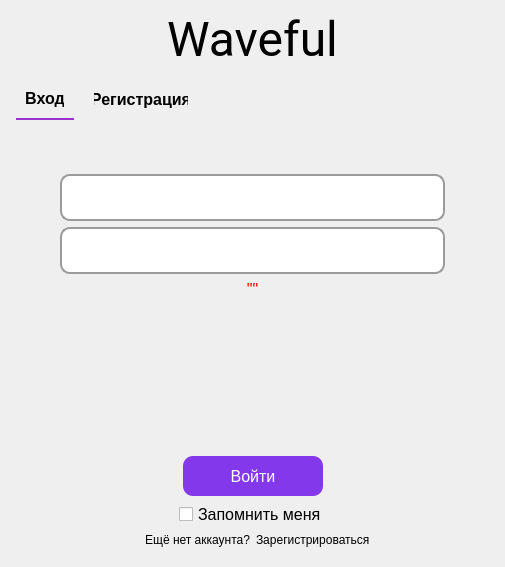
<?xml version="1.0" encoding="UTF-8"?>
<ui version="4.0">
 <class>Form</class>
 <widget class="QWidget" name="Form">
  <property name="geometry">
   <rect>
    <x>0</x>
    <y>0</y>
    <width>505</width>
    <height>567</height>
   </rect>
  </property>
  <property name="sizePolicy">
   <sizepolicy hsizetype="Preferred" vsizetype="Preferred">
    <horstretch>0</horstretch>
    <verstretch>0</verstretch>
   </sizepolicy>
  </property>
  <property name="minimumSize">
   <size>
    <width>500</width>
    <height>500</height>
   </size>
  </property>
  <property name="maximumSize">
   <size>
    <width>16777215</width>
    <height>16777215</height>
   </size>
  </property>
  <property name="windowTitle">
   <string>Form</string>
  </property>
  <layout class="QVBoxLayout" name="verticalLayout_5">
   <item>
    <widget class="QLabel" name="label_3">
     <property name="font">
      <font>
       <family>Roboto</family>
       <pointsize>36</pointsize>
      </font>
     </property>
     <property name="autoFillBackground">
      <bool>false</bool>
     </property>
     <property name="text">
      <string>Waveful</string>
     </property>
     <property name="alignment">
      <set>Qt::AlignCenter</set>
     </property>
    </widget>
   </item>
   <item>
    <widget class="QTabWidget" name="tabWidget">
     <property name="sizePolicy">
      <sizepolicy hsizetype="Expanding" vsizetype="Expanding">
       <horstretch>0</horstretch>
       <verstretch>0</verstretch>
      </sizepolicy>
     </property>
     <property name="font">
      <font>
       <pointsize>12</pointsize>
       <weight>50</weight>
       <bold>false</bold>
      </font>
     </property>
     <property name="layoutDirection">
      <enum>Qt::LeftToRight</enum>
     </property>
     <property name="styleSheet">
      <string notr="true">QTabWidget::pane {
                border: none; /* Убираем рамку вокруг вкладок */
            }
            QTabBar::tab {
                border: none;
                font-weight: bold; /* Жирный текст */
                padding: 10px; /* Отступы внутри вкладки */
                margin: 5px; /* Отступы между вкладками */
            }
            QTabBar::tab:selected {
                border-bottom: 2px solid #9932cc; /* Подчеркивание выбранной вкладки */
            }
            QTabBar::tab:hover {
            }</string>
     </property>
     <property name="tabPosition">
      <enum>QTabWidget::North</enum>
     </property>
     <property name="tabShape">
      <enum>QTabWidget::Rounded</enum>
     </property>
     <property name="currentIndex">
      <number>0</number>
     </property>
     <property name="elideMode">
      <enum>Qt::ElideNone</enum>
     </property>
     <property name="tabsClosable">
      <bool>false</bool>
     </property>
     <property name="movable">
      <bool>false</bool>
     </property>
     <property name="tabBarAutoHide">
      <bool>false</bool>
     </property>
     <widget class="QWidget" name="entertab">
      <attribute name="title">
       <string>Вход</string>
      </attribute>
      <layout class="QVBoxLayout" name="verticalLayout_6">
       <item>
        <spacer name="verticalSpacer_3">
         <property name="orientation">
          <enum>Qt::Vertical</enum>
         </property>
         <property name="sizeType">
          <enum>QSizePolicy::Fixed</enum>
         </property>
         <property name="sizeHint" stdset="0">
          <size>
           <width>20</width>
           <height>40</height>
          </size>
         </property>
        </spacer>
       </item>
       <item>
        <layout class="QHBoxLayout" name="horizontalLayout_4">
         <item>
          <spacer name="horizontalSpacer_5">
           <property name="orientation">
            <enum>Qt::Horizontal</enum>
           </property>
           <property name="sizeType">
            <enum>QSizePolicy::Minimum</enum>
           </property>
           <property name="sizeHint" stdset="0">
            <size>
             <width>40</width>
             <height>20</height>
            </size>
           </property>
          </spacer>
         </item>
         <item>
          <layout class="QVBoxLayout" name="verticalLayout">
           <item>
            <widget class="QLineEdit" name="login_input">
             <property name="minimumSize">
              <size>
               <width>250</width>
               <height>47</height>
              </size>
             </property>
             <property name="styleSheet">
              <string notr="true">QLineEdit {
                border: 2px solid #9b9b9b;
                border-radius: 10px; /* Закругление углов */
                padding: 10px; /* Отступы внутри */
                font-size: 16px; /* Размер шрифта */
            }
            QLineEdit:focus {
                border: 2px solid #9932cc; /* Цвет рамки при фокусе */
            }</string>
             </property>
            </widget>
           </item>
           <item>
            <widget class="QLineEdit" name="password_input">
             <property name="minimumSize">
              <size>
               <width>250</width>
               <height>47</height>
              </size>
             </property>
             <property name="styleSheet">
              <string notr="true">QLineEdit {
border: 2px solid #9b9b9b;
                border-radius: 10px; /* Закругление углов */
                padding: 10px; /* Отступы внутри */
                font-size: 16px; /* Размер шрифта */
            }
            QLineEdit:focus {
                border: 2px solid #9932cc; /* Цвет рамки при фокусе */
            }</string>
             </property>
            </widget>
           </item>
          </layout>
         </item>
         <item>
          <spacer name="horizontalSpacer_6">
           <property name="orientation">
            <enum>Qt::Horizontal</enum>
           </property>
           <property name="sizeType">
            <enum>QSizePolicy::Minimum</enum>
           </property>
           <property name="sizeHint" stdset="0">
            <size>
             <width>40</width>
             <height>20</height>
            </size>
           </property>
          </spacer>
         </item>
        </layout>
       </item>
       <item>
        <widget class="QLabel" name="message_label">
         <property name="font">
          <font>
           <pointsize>12</pointsize>
           <weight>50</weight>
           <bold>false</bold>
           <underline>false</underline>
          </font>
         </property>
         <property name="styleSheet">
          <string notr="true">color: rgb(255, 0, 0)</string>
         </property>
         <property name="text">
          <string>&quot;&quot;</string>
         </property>
         <property name="alignment">
          <set>Qt::AlignCenter</set>
         </property>
        </widget>
       </item>
       <item>
        <spacer name="verticalSpacer">
         <property name="orientation">
          <enum>Qt::Vertical</enum>
         </property>
         <property name="sizeHint" stdset="0">
          <size>
           <width>20</width>
           <height>106</height>
          </size>
         </property>
        </spacer>
       </item>
       <item>
        <layout class="QVBoxLayout" name="verticalLayout_3">
         <item>
          <layout class="QHBoxLayout" name="horizontalLayout">
           <item>
            <spacer name="horizontalSpacer_9">
             <property name="orientation">
              <enum>Qt::Horizontal</enum>
             </property>
             <property name="sizeHint" stdset="0">
              <size>
               <width>40</width>
               <height>20</height>
              </size>
             </property>
            </spacer>
           </item>
           <item>
            <widget class="QPushButton" name="enter_button">
             <property name="sizePolicy">
              <sizepolicy hsizetype="Fixed" vsizetype="Fixed">
               <horstretch>0</horstretch>
               <verstretch>0</verstretch>
              </sizepolicy>
             </property>
             <property name="minimumSize">
              <size>
               <width>140</width>
               <height>40</height>
              </size>
             </property>
             <property name="maximumSize">
              <size>
               <width>140</width>
               <height>40</height>
              </size>
             </property>
             <property name="font">
              <font>
               <pointsize>-1</pointsize>
              </font>
             </property>
             <property name="styleSheet">
              <string notr="true">QPushButton{
background-color: #8338ec;
border-radius: 10px; /* Закругление углов */
padding: 10px; /* Отступы внутри */
color: white;
font-size: 16px;}
QPushButton:hover {
    background-color: #7442c8; 
}</string>
             </property>
             <property name="text">
              <string>Войти</string>
             </property>
            </widget>
           </item>
           <item>
            <spacer name="horizontalSpacer_10">
             <property name="orientation">
              <enum>Qt::Horizontal</enum>
             </property>
             <property name="sizeHint" stdset="0">
              <size>
               <width>40</width>
               <height>20</height>
              </size>
             </property>
            </spacer>
           </item>
          </layout>
         </item>
         <item>
          <layout class="QHBoxLayout" name="horizontalLayout_7">
           <item>
            <spacer name="horizontalSpacer_11">
             <property name="orientation">
              <enum>Qt::Horizontal</enum>
             </property>
             <property name="sizeHint" stdset="0">
              <size>
               <width>40</width>
               <height>20</height>
              </size>
             </property>
            </spacer>
           </item>
           <item>
            <widget class="QCheckBox" name="remember_me_checkbox">
             <property name="font">
              <font>
               <pointsize>12</pointsize>
              </font>
             </property>
             <property name="text">
              <string>Запомнить меня</string>
             </property>
            </widget>
           </item>
           <item>
            <spacer name="horizontalSpacer_12">
             <property name="orientation">
              <enum>Qt::Horizontal</enum>
             </property>
             <property name="sizeHint" stdset="0">
              <size>
               <width>40</width>
               <height>20</height>
              </size>
             </property>
            </spacer>
           </item>
          </layout>
         </item>
        </layout>
       </item>
       <item>
        <layout class="QHBoxLayout" name="horizontalLayout_6">
         <item>
          <widget class="QLabel" name="label">
           <property name="font">
            <font>
             <pointsize>9</pointsize>
            </font>
           </property>
           <property name="text">
            <string>Ещё нет аккаунта?</string>
           </property>
           <property name="alignment">
            <set>Qt::AlignRight|Qt::AlignTrailing|Qt::AlignVCenter</set>
           </property>
          </widget>
         </item>
         <item>
          <widget class="QLabel" name="register_hypertext">
           <property name="font">
            <font>
             <pointsize>9</pointsize>
            </font>
           </property>
           <property name="text">
            <string>Зарегистрироваться</string>
           </property>
          </widget>
         </item>
        </layout>
       </item>
      </layout>
     </widget>
     <widget class="QWidget" name="regtab">
      <attribute name="title">
       <string>Регистрация</string>
      </attribute>
      <layout class="QVBoxLayout" name="verticalLayout_4">
       <item>
        <spacer name="verticalSpacer_4">
         <property name="orientation">
          <enum>Qt::Vertical</enum>
         </property>
         <property name="sizeType">
          <enum>QSizePolicy::Fixed</enum>
         </property>
         <property name="sizeHint" stdset="0">
          <size>
           <width>20</width>
           <height>40</height>
          </size>
         </property>
        </spacer>
       </item>
       <item>
        <layout class="QHBoxLayout" name="horizontalLayout_5">
         <item>
          <spacer name="horizontalSpacer_7">
           <property name="orientation">
            <enum>Qt::Horizontal</enum>
           </property>
           <property name="sizeType">
            <enum>QSizePolicy::Minimum</enum>
           </property>
           <property name="sizeHint" stdset="0">
            <size>
             <width>40</width>
             <height>20</height>
            </size>
           </property>
          </spacer>
         </item>
         <item>
          <layout class="QVBoxLayout" name="verticalLayout_2">
           <item>
            <widget class="QLineEdit" name="login_input_reg">
             <property name="minimumSize">
              <size>
               <width>250</width>
               <height>47</height>
              </size>
             </property>
             <property name="styleSheet">
              <string notr="true">QLineEdit {
                border: 2px solid #9b9b9b;
                border-radius: 10px; /* Закругление углов */
                padding: 10px; /* Отступы внутри */
                font-size: 16px; /* Размер шрифта */
            }
            QLineEdit:focus {
                border: 2px solid #9932cc; /* Цвет рамки при фокусе */
            }</string>
             </property>
            </widget>
           </item>
           <item>
            <widget class="QLineEdit" name="password_input_reg">
             <property name="minimumSize">
              <size>
               <width>250</width>
               <height>47</height>
              </size>
             </property>
             <property name="styleSheet">
              <string notr="true">QLineEdit {
border: 2px solid #9b9b9b;
                border-radius: 10px; /* Закругление углов */
                padding: 10px; /* Отступы внутри */
                font-size: 16px; /* Размер шрифта */
            }
            QLineEdit:focus {
                border: 2px solid #9932cc; /* Цвет рамки при фокусе */
            }</string>
             </property>
            </widget>
           </item>
          </layout>
         </item>
         <item>
          <spacer name="horizontalSpacer_8">
           <property name="orientation">
            <enum>Qt::Horizontal</enum>
           </property>
           <property name="sizeType">
            <enum>QSizePolicy::Minimum</enum>
           </property>
           <property name="sizeHint" stdset="0">
            <size>
             <width>40</width>
             <height>20</height>
            </size>
           </property>
          </spacer>
         </item>
        </layout>
       </item>
       <item>
        <widget class="QLabel" name="message_label_reg">
         <property name="font">
          <font>
           <pointsize>12</pointsize>
           <weight>50</weight>
           <bold>false</bold>
           <underline>false</underline>
          </font>
         </property>
         <property name="styleSheet">
          <string notr="true">color: rgb(255, 0, 0)</string>
         </property>
         <property name="text">
          <string>&quot;&quot;</string>
         </property>
         <property name="alignment">
          <set>Qt::AlignCenter</set>
         </property>
        </widget>
       </item>
       <item>
        <spacer name="verticalSpacer_2">
         <property name="orientation">
          <enum>Qt::Vertical</enum>
         </property>
         <property name="sizeHint" stdset="0">
          <size>
           <width>20</width>
           <height>160</height>
          </size>
         </property>
        </spacer>
       </item>
       <item>
        <layout class="QHBoxLayout" name="horizontalLayout_2">
         <item>
          <spacer name="horizontalSpacer_4">
           <property name="orientation">
            <enum>Qt::Horizontal</enum>
           </property>
           <property name="sizeHint" stdset="0">
            <size>
             <width>40</width>
             <height>20</height>
            </size>
           </property>
          </spacer>
         </item>
         <item>
          <widget class="QCheckBox" name="agree_checkbox">
           <property name="font">
            <font>
             <pointsize>12</pointsize>
            </font>
           </property>
           <property name="text">
            <string>Соглашаюсь с</string>
           </property>
          </widget>
         </item>
         <item>
          <widget class="QLabel" name="label_2">
           <property name="font">
            <font>
             <pointsize>12</pointsize>
            </font>
           </property>
           <property name="text">
            <string>&lt;a href=&quot;https://waveful.ru/terms-of-use&quot;&gt; Условиями пользования&lt;/a&gt;</string>
           </property>
           <property name="openExternalLinks">
            <bool>true</bool>
           </property>
          </widget>
         </item>
         <item>
          <spacer name="horizontalSpacer">
           <property name="orientation">
            <enum>Qt::Horizontal</enum>
           </property>
           <property name="sizeHint" stdset="0">
            <size>
             <width>40</width>
             <height>20</height>
            </size>
           </property>
          </spacer>
         </item>
        </layout>
       </item>
       <item>
        <layout class="QHBoxLayout" name="horizontalLayout_3">
         <item>
          <spacer name="horizontalSpacer_2">
           <property name="orientation">
            <enum>Qt::Horizontal</enum>
           </property>
           <property name="sizeHint" stdset="0">
            <size>
             <width>40</width>
             <height>20</height>
            </size>
           </property>
          </spacer>
         </item>
         <item>
          <widget class="QPushButton" name="register_button">
           <property name="sizePolicy">
            <sizepolicy hsizetype="Fixed" vsizetype="Fixed">
             <horstretch>0</horstretch>
             <verstretch>0</verstretch>
            </sizepolicy>
           </property>
           <property name="minimumSize">
            <size>
             <width>200</width>
             <height>40</height>
            </size>
           </property>
           <property name="maximumSize">
            <size>
             <width>140</width>
             <height>40</height>
            </size>
           </property>
           <property name="font">
            <font>
             <pointsize>-1</pointsize>
            </font>
           </property>
           <property name="styleSheet">
            <string notr="true">background-color: #8338ec;
                border-radius: 10px; /* Закругление углов */
                padding: 10px; /* Отступы внутри */
color: white;
                font-size: 16px; /* Размер шрифта */</string>
           </property>
           <property name="text">
            <string>Зарегистрироваться</string>
           </property>
          </widget>
         </item>
         <item>
          <spacer name="horizontalSpacer_3">
           <property name="orientation">
            <enum>Qt::Horizontal</enum>
           </property>
           <property name="sizeHint" stdset="0">
            <size>
             <width>40</width>
             <height>20</height>
            </size>
           </property>
          </spacer>
         </item>
        </layout>
       </item>
      </layout>
     </widget>
    </widget>
   </item>
  </layout>
 </widget>
 <resources/>
 <connections/>
</ui>
